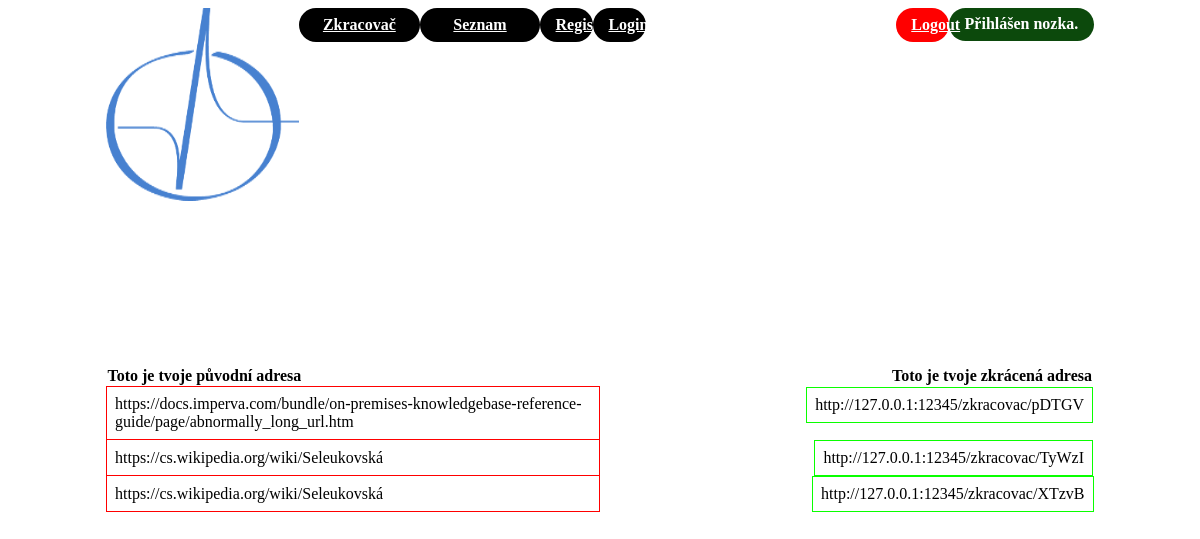
Page /seznam/ (signed in) on the committed database.
### tables this page shows
CREATE TABLE "user" (
	"id"	INTEGER,
	"login"	TEXT NOT NULL UNIQUE,
	"passwd"	TEXT NOT NULL,
	"email"	TEXT,
	PRIMARY KEY("id" AUTOINCREMENT)
);

CREATE TABLE "url" (
	"shorturl"	TEXT NOT NULL,
	"url"	TEXT NOT NULL,
	"id_user"	INTEGER
);

### webface.py (the view)
@app.route("/seznam/", methods=["GET"])
def seznam():
    if 'user' not in session:
        flash("Tato stránka je pouze pro příhlašné!", "error")
        return redirect(url_for("login", url=request.path))
    with SQLite('data.sqlite') as cursor:
        response=cursor.execute("SELECT id FROM user WHERE login=?", [session['user']])
        user_id = response.fetchone()[0]
        response_url=cursor.execute("SELECT url, shorturl FROM url WHERE id_user=?", [user_id])
        urla=response_url.fetchall()
    return render_template("seznam.html",urla=urla)

### sqlitewrap.py (called while the page is built)
    def __enter__(self):
        self.conn = sqlite3.connect(self.file)
        self.conn.row_factory = sqlite3.Row
        return self.conn.cursor()

    def __exit__(self, type, value, traceback):
        self.conn.commit()
        self.conn.close()

### templates/seznam.html (shortened to what this page needs)
{% extends 'base.html' %}
{% block obsah %}
<h1>Seznam vašich zkrácených odkazů:</h1>
<table style="border-collapse: collapse">
    <tr>
        <th class="utab">Toto je tvoje původní adresa</th>
        <th class="utab1">Toto je tvoje zkrácená adresa</th>
    </tr>
    {% for x in urla %}
    <tr>
        <td class="bunka">{{x[0]}}</td>
        <td class="bunka_s">http://127.0.0.1:12345/zkracovac/{{x[1]}}</td>
    </tr>
        {% endfor %}
</table>
{% endblock obsah %}

### templates/base.html (shortened to what this page needs)
<!DOCTYPE html>
<html lang="cs">
  <head>
    <link
      rel="stylesheet"
      href="{{ url_for('static', filename='style.css') }}"
    />
  </head>
  <body>
    <nav>
      <img src="{{ url_for('static', filename='logo1.png') }}" />
      <ul>
        <li class="tlvl"><a href="{{ url_for('zkracovac') }}">Zkracovač</a></li>
        <li class="tlvl"><a href="{{ url_for('seznam') }}">Seznam</a></li>
        <li class="tlvp"><a href="{{ url_for('register') }}">Register</a></li>
        <li class="tlvp"><a href="{{ url_for('login') }}">Login</a></li>
        {% if "user" in session %}
        <li class="odh">
            Přihlášen {{ session["user"]}}.
        </li>
        <li class="tlvpo"><a href="{{url_for('logout') }}">Logout</a></li>
        {% else %}
        <li class="pri">
          Nikdo není přihlášen.
        </li>
        {% endif %}
      </ul>
    </nav>
     {% block obsah %}{% endblock obsah %}
  </body>
</html>

### static/style.css (style rules this page uses)
body { background-color: #ffffff; padding-left: 1em; padding-right: 1em; margin-left: 90px; margin-right: 90px; }
h1 { color: white; clear: both; padding-top: 2em; margin-bottom: 2em; float: middle; }
nav ul { margin: 1ex auto; margin-left: 150px; height: 48px; font-weight: bold; }
nav ul li { display: inline-block; width: 14.5%; margin-bottom: 1ex; }
nav ul li a { text-align: center; display: block; color: white; border-radius: 50px 50px 50px; padding: 1ex 2ex; }
nav img { float:left; width: 193px; height: 193px; }
.odh { text-align: center; float:right; color: white; background-color: rgb(12, 73, 12); border-radius: 50px 50px 50px; padding: 1ex 2ex; }
.tlvp { text-align: center; float: left; width: 6.5%; display: block; color: white; background-color: #000000; border-radius: 70px 70px 70px; padding: 0.5px 0.5px; }
.tlvpo { text-align: center; float: right; width: 6.5%; display: block; color: rgb(0, 0, 0); background-color: #ff0000; border-radius: 70px 70px 70px; padding: 0.5px 0.5px; }
.tlvl { text-align: center; float: left; width: 15%; display: block; color: white; background-color: #000000; border-radius: 70px 70px 70px; padding: 0.5px 0.5px; }
.bunka { max-width: 800px; text-wrap: wrap; word-wrap: break-word; border: 1px solid rgb(255, 0, 0); padding: 8px; color: rgb(0, 0, 0); }
.bunka_s { border: 1px solid rgb(9, 255, 0); padding: 8px; color: rgb(0, 0, 0); float: right; text-wrap: wrap; word-wrap: break-word; }
.utab { color: rgb(0, 0, 0); text-align: left; width: 500px; }
.utab1 { color: rgb(0, 0, 0); text-align: right; width: 500px; }

### rows in the picture
user: user "nozka"
url: url "https://docs.imperva.com/bundle/on-premises-knowledgebase-reference-guide/page/abnormally_long_url.htm", shorturl "pDTGV"
url: url "https://cs.wikipedia.org/wiki/Seleukovská", shorturl "TyWzI"
url: url "https://cs.wikipedia.org/wiki/Seleukovská", shorturl "XTzvB"
